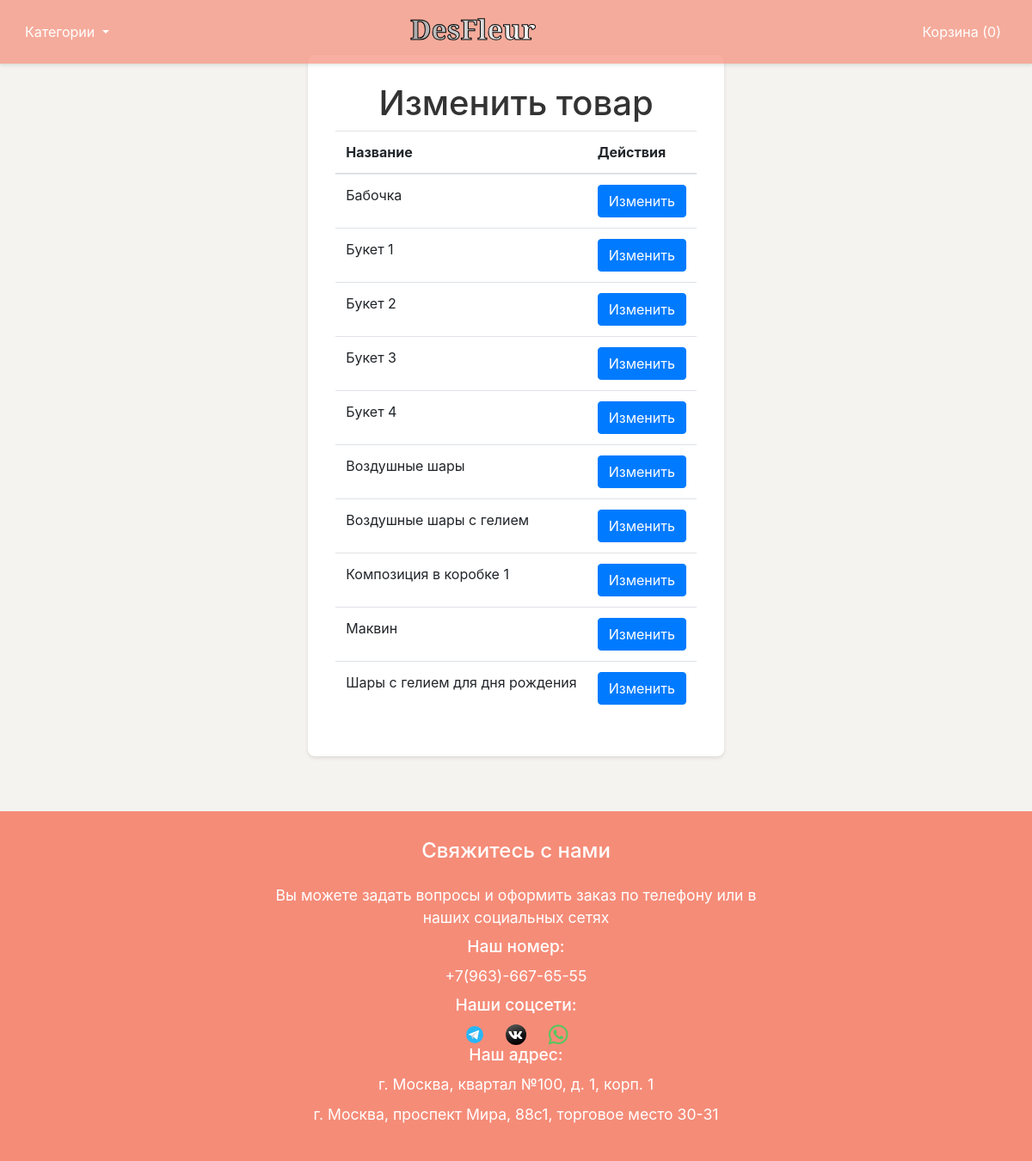
The app's page /edit_flower_list (signed in), older data.
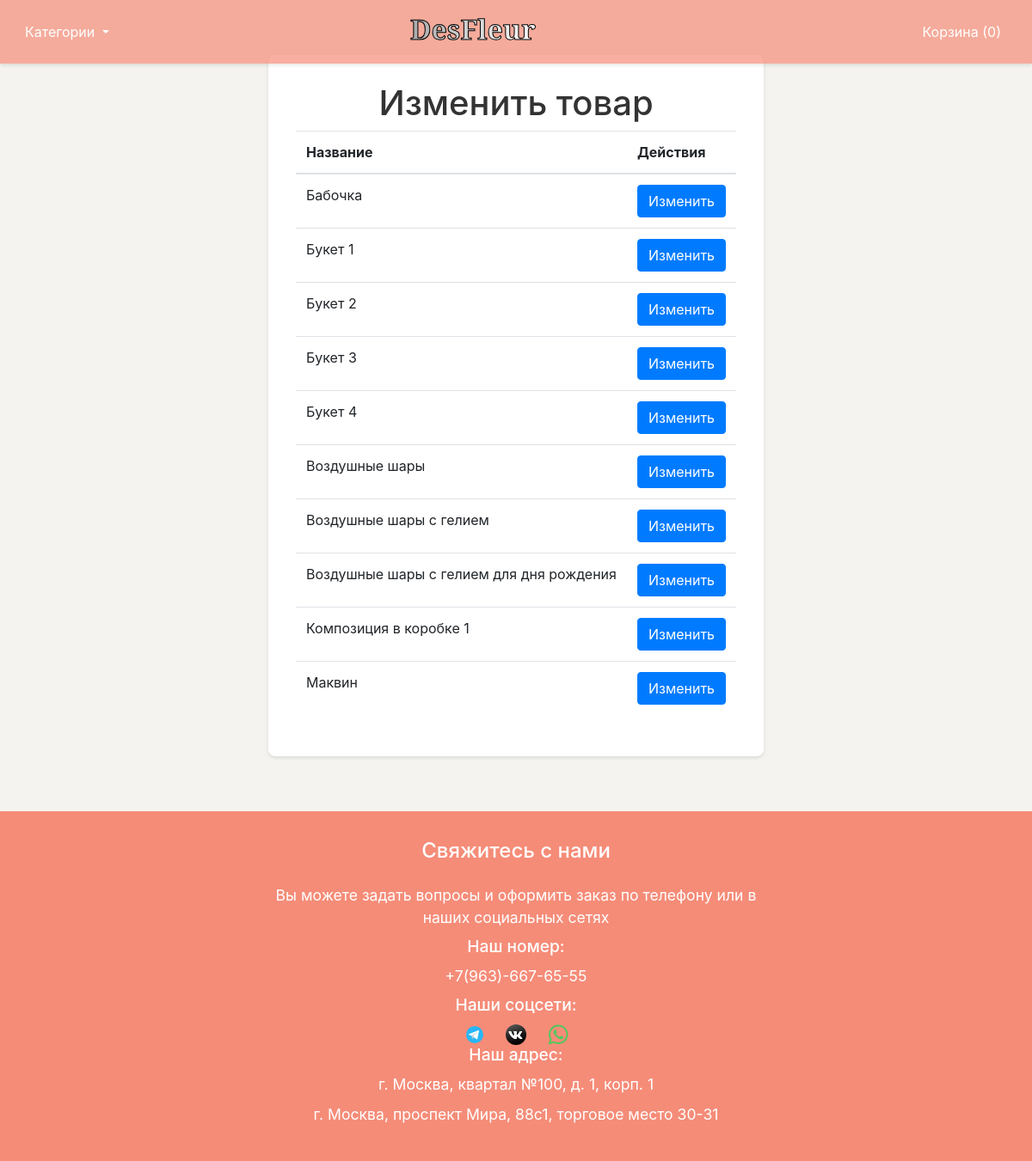
The same page, newer data.
### tables this page shows
CREATE TABLE flowers (id INTEGER PRIMARY KEY AUTOINCREMENT, name TEXT NOT NULL, description TEXT, price INTEGER NOT NULL, image_paths TEXT, category TEXT NOT NULL);

### app.py (the view)
@app.route('/edit_flower_list')
def edit_flower_list():
    if not session.get('admin'):
        return redirect(url_for('admin'))
    flowers = models.get_flowers()
    return render_template('edit_flower_list.html', flowers=flowers)

### models.py (called while the page is built)
def get_flowers():
    conn = sqlite3.connect('flowers.db')
    c = conn.cursor()
    c.execute('SELECT * FROM flowers ORDER BY name')
    flowers = c.fetchall()
    conn.close()
    return flowers

### templates/edit_flower_list.html
{% extends 'base.html' %}
{% block content %}
<div class="add-flower-container">
    <h1>Изменить товар</h1>
    <table class="table">
        <thead>
            <tr>
                <th>Название</th>
                <th>Действия</th>
            </tr>
        </thead>
        <tbody>
            {% for flower in flowers %}
            <tr>
                <td>{{ flower[1] }}</td>
                <td>
                    <a href="{{ url_for('edit_flower', flower_id=flower[0]) }}" class="btn btn-primary">Изменить</a>
                </td>
            </tr>
            {% endfor %}
        </tbody>
    </table>
</div>
{% endblock %}

Row changes from the older to the newer data that the page shows:
changed flowers: name "Шары с гелием для дня рождения" → "Воздушные шары с гелием для дня рождения"; moves up the list
